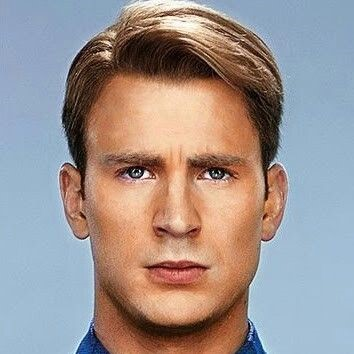
#> input picture Assignment_4/dataset/evans1.jpg, 354 x 354 px, found by its file name; its folder holds only this picture in this run
$ jupyter execute --allow-errors classification.ipynb
#> lines starting #> are read from the running program, lines starting #| are printed output that depends on the picture
# classification.ipynb
__Author:__ Matthew Lesko-Krleza 260692352<br>
__Course:__ ECSE 415 Intro to Computer Vision<br>
__Deliverable:__ Assignment #2<br>
__Description:__ This notebook details the technical steps required for building a logo classification system.

[cell 1]
import cv2
import numpy as np
from matplotlib import pyplot as plt
from sklearn.neighbors import KNeighborsClassifier
import os

# 3.1 Coding Questions
## Training
#### 1. Resize the training images to 128 x 128

[cell 2]
"""This cell imports and resizes the dataset to 128 by 128"""
DIRECTORY = './dataset/'
SIZE = (128, 128)
images = os.listdir(DIRECTORY)
img_train, img_test, y_train_labels = [], [], []

# Import and resize images
for i in range(0, len(images)):
    name = images[i]
    img = cv2.imread(DIRECTORY + name)
#> img is the input picture: shape (354, 354, 3); mean B, G, R 144.8, 147.5, 159
    img = cv2.cvtColor(img, cv2.COLOR_BGR2RGB)
    img = cv2.resize(img, SIZE)
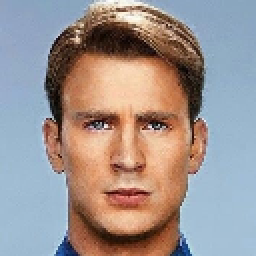
#> img: shape (128, 128, 3) (shown 2 times larger); mean R, G, B 158.9, 147.4, 144.7
    if "train" in name:
        img_train.append(img)
        label = "1" if "ford" in name else "-1"
        y_train_labels.append(label)
    else :
        img_test.append(img)
img_train = np.asarray(img_train)
img_test = np.asarray(img_test)

[cell 3]
"""This cell displays the imported and resized data set for visual comparison. As one can see, the images are of size 128 x 128"""
plt.subplot(151)
#> (the rest of this cell did not finish here and is left out)

#### 2a. Define a function for computing HoG features

[cell 4]
"""This cell defines a function for computing a HoG descriptor given an image"""
def computeHog(img, cell_size=(4, 4), block_size=(4, 4), nbins=8):
    """
    @brief Compute the HoG descriptor for a an image and return a the corresponding HoG descriptor
    @param img The image you wish to compute the HoG for
    @param cell_size The size of the cell you wish to compute
    @param block_size The amount of cells you wish to have per block
    @param nbins Number of histogram bins for each block
    """
    # Required to convert to grayscale for generating HoG descriptors
    img = cv2.cvtColor(img, cv2.COLOR_BGR2GRAY)

    # Create a HoG object
    hog_obj = cv2.HOGDescriptor(_winSize=(img.shape[1] // cell_size[1] * cell_size[1],
                                          img.shape[0] // cell_size[0] * cell_size[0]),
                                _blockSize=(block_size[1] * cell_size[1],
                                            block_size[0] * cell_size[0]),
                                _blockStride=(cell_size[1], cell_size[0]),
                                _cellSize=(cell_size[1], cell_size[0]),
                                _nbins=nbins)

    n_cells = (img.shape[0] // cell_size[0], img.shape[1] // cell_size[1])
    hog_desc =  hog_obj.compute(img)\
                       .reshape(n_cells[1] - block_size[1] + 1,
                            n_cells[0] - block_size[0] + 1,
                            block_size[0], block_size[1], nbins) \
                       .transpose((1, 0, 2, 3, 4))

    # Define BlockNorm
    gradients = np.full((n_cells[0], n_cells[1], nbins), 0, dtype=float)
    cell_count = np.full((n_cells[0], n_cells[1], 1), 0, dtype=int)

    for off_y in range(block_size[0]):
        for off_x in range(block_size[1]):
            gradients[off_y:n_cells[0] - block_size[0] + off_y + 1,
                      off_x:n_cells[1] - block_size[1] + off_x + 1] += \
                hog_desc[:, :, off_y, off_x, :]
            cell_count[off_y:n_cells[0] - block_size[0] + off_y + 1,
                       off_x:n_cells[1] - block_size[1] + off_x + 1] += 1

    # Normalize gradients
    gradients /= cell_count
    return gradients

#### 2b. Compute HoG features

[cell 5]
"""This cell computes the HoG features for the training images"""
x_train_hog = []
for img in img_train:
    x_train_hog.append(computeHog(img))
#> after the loop, x_train_hog = []
x_train_hog = np.asarray(x_train_hog)
#> x_train_hog = empty array

#### 3. Fit a nearest classifier with three neighbors

[cell 6]
"""This cell fits a KNeighbors Classifier of k = 3 with the HoG features of the training images with their respective labels"""
# KNeighbors classifier
kn_classfier = KNeighborsClassifier(n_neighbors=3)

# Reshape the x data for fitting so that it may be used for classification
x_train_hog = x_train_hog.reshape(10, -1)

#> (the rest of this cell did not finish here and is left out)

## Testing
#### 1. Resize images to 128x128
Resizing of test images already computed previously

#### 2. Compute HoG features for testing

[cell 7]
"""This cell computes the HoG features for the testing images"""
x_test_hog = []
for img in img_test:
    x_test_hog.append(computeHog(img))
#> this loop made 1 pass
#> n_cells in computeHog on pass 1: (32, 32)
#> pass 1, in computeHog, `img = cv2.cvtColor(img, cv2.COLOR_BGR2GRAY)`:
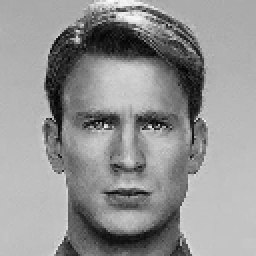
#> img: shape (128, 128) (shown 2 times larger); min 3, max 252, mean 147.9
#> after the loop, x_test_hog = 1 item

$ run again, on Assignment_4/dataset/evans4.jpg
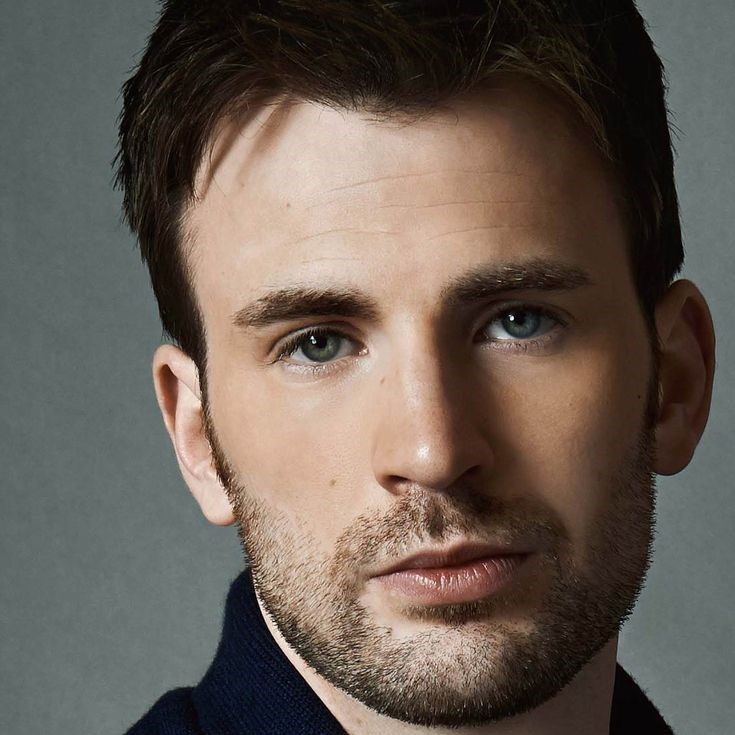
#> input picture Assignment_4/dataset/evans4.jpg, 735 x 735 px, found by its file name
#> img is the input picture: shape (735, 735, 3); mean B, G, R 84, 92.7, 103.4
#> `img = cv2.resize(img, SIZE)`:
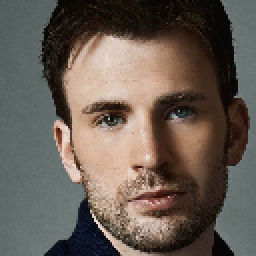
#> img: shape (128, 128, 3) (shown 2 times larger); mean R, G, B 103.3, 92.7, 83.9
#> after the loop `for img in img_train:`: x_train_hog = []
#> `x_train_hog = np.asarray(x_train_hog)`: x_train_hog = empty array
#> the loop `for img in img_test:` made 1 pass
#> n_cells in computeHog on pass 1: (32, 32)
#> pass 1, in computeHog, `img = cv2.cvtColor(img, cv2.COLOR_BGR2GRAY)`:
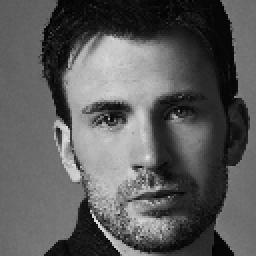
#> img: shape (128, 128) (shown 2 times larger); min 1, max 227, mean 91.4
#> after the loop `for img in img_test:`: x_test_hog = 1 item

$ run again, on Assignment_4/dataset/evans5.jpg
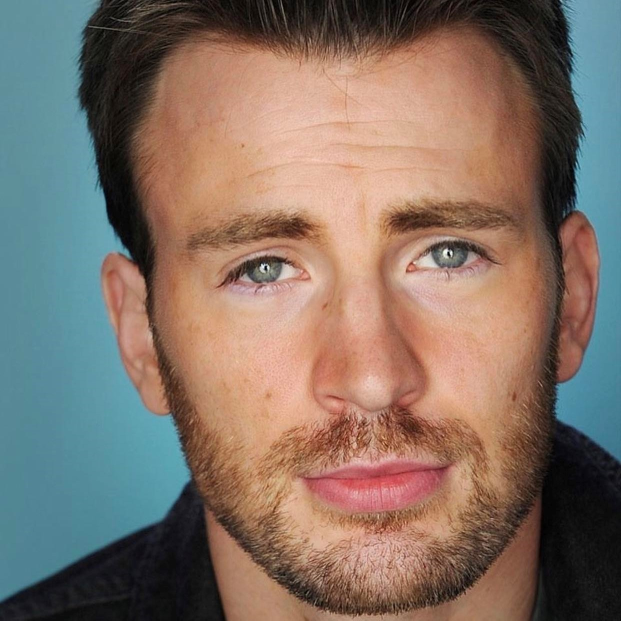
#> input picture Assignment_4/dataset/evans5.jpg, 1241 x 1241 px, found by its file name (shown at 1/2 size)
#> img is the input picture: shape (1241, 1241, 3); mean B, G, R 102.2, 113.1, 130
#> `img = cv2.resize(img, SIZE)`:
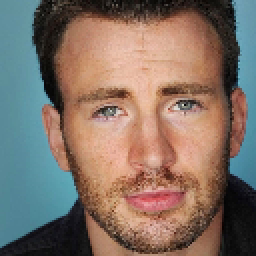
#> img: shape (128, 128, 3) (shown 2 times larger); mean R, G, B 129.9, 113, 102.1
#> after the loop `for img in img_train:`: x_train_hog = []
#> `x_train_hog = np.asarray(x_train_hog)`: x_train_hog = empty array
#> the loop `for img in img_test:` made 1 pass
#> n_cells in computeHog on pass 1: (32, 32)
#> pass 1, in computeHog, `img = cv2.cvtColor(img, cv2.COLOR_BGR2GRAY)`:
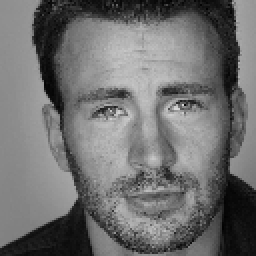
#> img: shape (128, 128) (shown 2 times larger); min 2, max 214, mean 111.7
#> after the loop `for img in img_test:`: x_test_hog = 1 item

$ run again, on Assignment_4/dataset/evans6.jpg
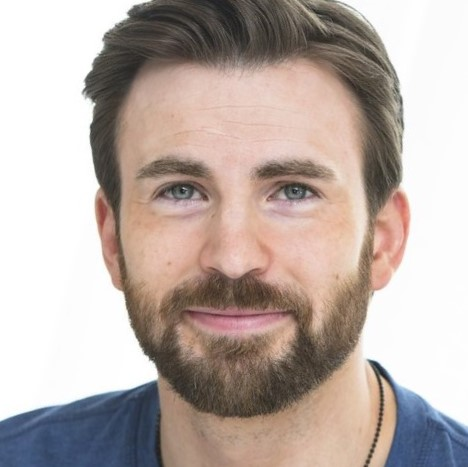
#> input picture Assignment_4/dataset/evans6.jpg, 468 x 467 px, found by its file name
#> img is the input picture: shape (467, 468, 3); mean B, G, R 167.7, 173.7, 187
#> `img = cv2.resize(img, SIZE)`:
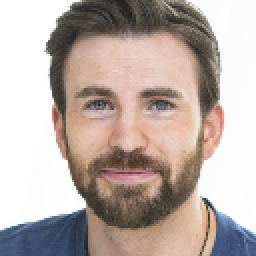
#> img: shape (128, 128, 3) (shown 2 times larger); mean R, G, B 186.9, 173.7, 167.6
#> after the loop `for img in img_train:`: x_train_hog = []
#> `x_train_hog = np.asarray(x_train_hog)`: x_train_hog = empty array
#> the loop `for img in img_test:` made 1 pass
#> n_cells in computeHog on pass 1: (32, 32)
#> pass 1, in computeHog, `img = cv2.cvtColor(img, cv2.COLOR_BGR2GRAY)`:
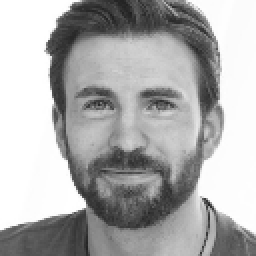
#> img: shape (128, 128) (shown 2 times larger); min 32, max 255, mean 173.4
#> after the loop `for img in img_test:`: x_test_hog = 1 item

$ run again, on Assignment_4/dataset/evans10.jpg
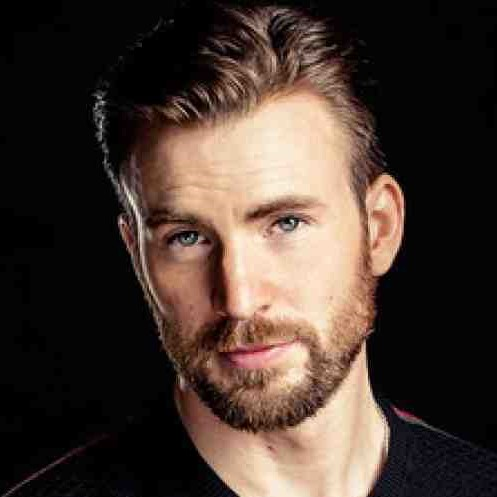
#> input picture Assignment_4/dataset/evans10.jpg, 497 x 497 px, found by its file name
#> img is the input picture: shape (497, 497, 3); mean B, G, R 49.8, 57.8, 72.5
#> `img = cv2.resize(img, SIZE)`:
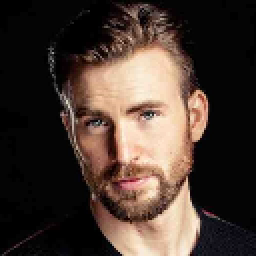
#> img: shape (128, 128, 3) (shown 2 times larger); mean R, G, B 72.5, 57.8, 49.7
#> after the loop `for img in img_train:`: x_train_hog = []
#> `x_train_hog = np.asarray(x_train_hog)`: x_train_hog = empty array
#> the loop `for img in img_test:` made 1 pass
#> n_cells in computeHog on pass 1: (32, 32)
#> pass 1, in computeHog, `img = cv2.cvtColor(img, cv2.COLOR_BGR2GRAY)`:
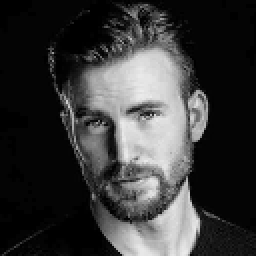
#> img: shape (128, 128) (shown 2 times larger); min 0, max 236, mean 57.1
#> after the loop `for img in img_test:`: x_test_hog = 1 item
